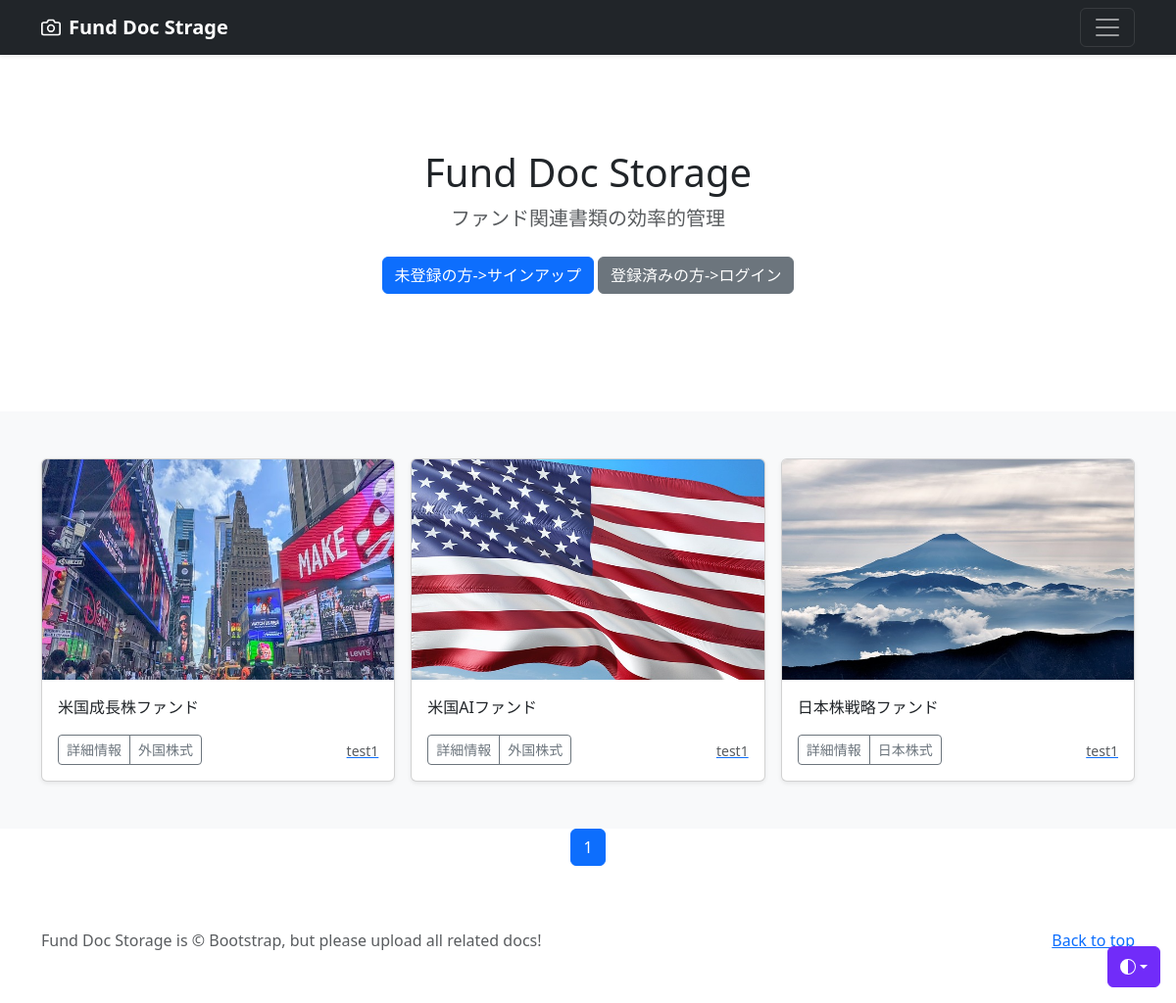
Page /user-list/2 on the committed database.
### doc/models.py (models this page shows, shortened)
class PhotoData(models.Model):
    user = models.ForeignKey(
        CustomUser,
        verbose_name='ユーザー',
        on_delete=models.CASCADE
        )
    category = models.ForeignKey(
        Category,
        verbose_name='カテゴリ',
        on_delete=models.PROTECT
        )
    title = models.CharField(
        verbose_name='タイトル', # フィールドのタイトル
        max_length=200        # 最大文字数は200
        )
    comment = models.TextField(
        verbose_name='コメント',  # フィールドのタイトル
        )
    image1 = models.ImageField(
        verbose_name='イメージ1',# フィールドのタイトル
        upload_to = 'photos'   # MEDIA_ROOT以下のphotosにファイルを保存
        )
    image2 = models.ImageField(
        verbose_name='イメージ2',# フィールドのタイトル
        upload_to = 'photos',  # MEDIA_ROOT以下のphotosにファイルを保存
        blank=True,            # フィールド値の設定は必須でない
        null=True              # データベースにnullが保存されることを許容
        )
    posted_at = models.DateTimeField(
        verbose_name='登録日時', # フィールドのタイトル
        auto_now_add=True       # 日時を自動追加
        )

class Category(models.Model):
    title = models.CharField(
        verbose_name='カテゴリ', # フィールドのタイトル
        max_length=20)

### accounts/models.py (models this page shows)
class CustomUser(AbstractUser):
    pass

### doc/views.py (the view)
# urls.py: path('user-list/<int:user>', views.UserView.as_view(), name = 'user_list'),
class UserView(ListView):
    template_name ='index.html'
    paginate_by = 9
    def get_queryset(self):
      user_id = self.kwargs['user']
      user_list = PhotoData.objects.filter(user=user_id).order_by('-posted_at')
      return user_list

### doc/templates/index.html (shortened to what this page needs)
{% extends 'base.html' %}
    {% block contents %}
        {% include "docs_title.html" %}
        {% include "docs_list.html" %}
        {% include "pagination.html" %}
    {% endblock %}

### doc/templates/docs_list.html (shortened to what this page needs)
  <div class="album py-5 bg-body-tertiary">
    <div class="container">
      <div class="row row-cols-1 row-cols-sm-2 row-cols-md-3 g-3">
        {% for record in object_list %}
        <div class="col">
          <div class="card shadow-sm">
            <img src="{{ record.image1.url }}"
              class="bd-placeholder-img card-img-top" width="100%" height="225" xmlns="http://www.w3.org/2000/svg"
              role="img" aria-label="Placeholder: Thumbnail" preserveAspectRatio="xMidYMid slice" focusable="false">
              <rect width="100%" height="100%" fill="#55595c"/>
            <div class="card-body">
              <p class="card-text">{{ record.title }}</p>
              <div class="d-flex justify-content-between align-items-center">
                <div class="btn-group">
                  <button type="button" class="btn btn-sm btn-outline-secondary"
                    onclick="location.href='{% url 'doc:doc_detail' record.pk %}'">
                    詳細情報
                  </button>
                  <button type="button" class="btn btn-sm btn-outline-secondary"
                    onclick="location.href='{% url 'doc:docs_cat' category=record.category.id %}'">
                    {{record.category.title}}
                  </button>
                </div>
                <a href="{% url 'doc:user_list' user=record.user.id %}">
                  <small class="text-body-secondary">{{ record.user.username }}</small>
                </a>
              </div>
            </div>
          </div>
        </div>
        {% endfor %}
      </div>
    </div>
  </div>

### doc/templates/base.html (style rules this page uses)
.bd-placeholder-img { font-size: 1.125rem; text-anchor: middle; -webkit-user-select: none; -moz-user-select: none; user-select: none; }

### rows in the picture
PhotoData: image1 (picture), title "米国成長株ファンド", category "外国株式", user.username "test1"
PhotoData: image1 (picture), title "米国AIファンド", category "外国株式", user.username "test1"
PhotoData: image1 (picture), title "日本株戦略ファンド", category "日本株式", user.username "test1"

### other values in the picture
{{ num }} "1"
